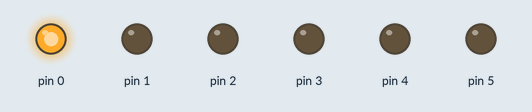
A sketch run on a simulated Arduino Uno, built with avr-gcc and run on an emulated ATmega328P. Parts: output pins drawn as LEDs (lit = HIGH).

Above: at 2.6 s.
At 5.0 s:
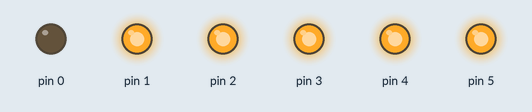
At 7.0 s:
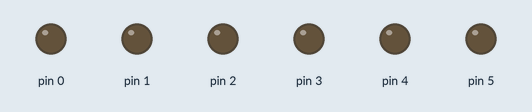
At 9.0 s:
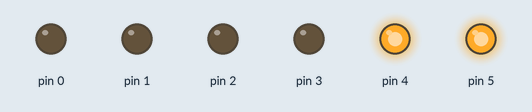
At 11.6 s:
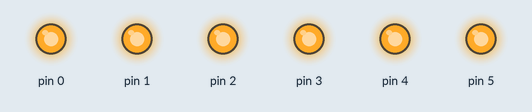
At 17.8 s:
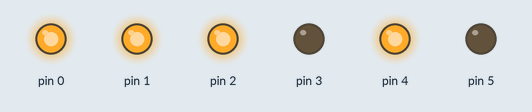
Timing chart, 0 to 18.2 s (numbered marks = the images above):
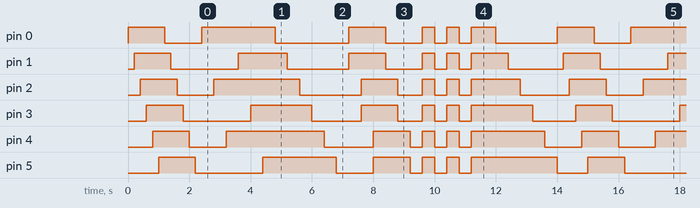

The sketch:

Spectacular_Vihelmo.ino
```cpp
void setup()
{
  pinMode(0, OUTPUT);
  pinMode(1, OUTPUT);
  pinMode(2, OUTPUT);
  pinMode(3, OUTPUT);
  pinMode(4, OUTPUT);
  pinMode(5, OUTPUT);
}

void loop()
{
  digitalWrite(0, HIGH);
  delay(200);
  digitalWrite(1, HIGH);
  delay(200);
  digitalWrite(2, HIGH);
  delay(200);
  digitalWrite(3, HIGH);
  delay(200);
  digitalWrite(4, HIGH);
  delay(200);
  digitalWrite(5, HIGH);
  delay(200);
  digitalWrite(0, LOW);
  delay(200);
  digitalWrite(1, LOW);
  delay(200);
  digitalWrite(2, LOW);
  delay(200);
  digitalWrite(3, LOW);
  delay(200);
  digitalWrite(4, LOW);
  delay(200);
  digitalWrite(5, LOW);
  delay(200);
  digitalWrite(0, HIGH);
  delay(400);
  digitalWrite(2, HIGH);
  delay(400);
  digitalWrite(4, HIGH);
  delay(400);
  digitalWrite(1, HIGH);
  delay(400);
  digitalWrite(3, HIGH);
  delay(400);
  digitalWrite(5, HIGH);
  delay(400);
  digitalWrite(0, LOW);
  delay(400);
  digitalWrite(1, LOW);
  delay(400);
  digitalWrite(2, LOW);
  delay(400);
  digitalWrite(3, LOW);
  delay(400);
  digitalWrite(4, LOW);
  delay(400);
  digitalWrite(5, LOW);
  delay(400);
  digitalWrite(0, HIGH); digitalWrite(1, HIGH);
  delay(400);
  digitalWrite(2, HIGH); digitalWrite(3, HIGH);
  delay(400);
  digitalWrite(4, HIGH); digitalWrite(5, HIGH);
  delay(400);
  digitalWrite(0, LOW); digitalWrite(1, LOW);
  delay(400);
  digitalWrite(2, LOW); digitalWrite(3, LOW);
  delay(400);
  digitalWrite(4, LOW); digitalWrite(5, LOW);
  delay(400);
  digitalWrite(0, HIGH); digitalWrite(1, HIGH);digitalWrite(2, HIGH);digitalWrite(3, HIGH);digitalWrite(4, HIGH);digitalWrite(5, HIGH);
  delay(400);
  digitalWrite(0, LOW); digitalWrite(1, LOW);digitalWrite(2, LOW);digitalWrite(3, LOW);digitalWrite(4, LOW);digitalWrite(5, LOW);
  delay(400);
  digitalWrite(0, HIGH); digitalWrite(1, HIGH);digitalWrite(2, HIGH);digitalWrite(3, HIGH);digitalWrite(4, HIGH);digitalWrite(5, HIGH);
  delay(400);
  digitalWrite(0, LOW); digitalWrite(1, LOW);digitalWrite(2, LOW);digitalWrite(3, LOW);digitalWrite(4, LOW);digitalWrite(5, LOW);
  delay(400);
  digitalWrite(0, HIGH); digitalWrite(1, HIGH);digitalWrite(2, HIGH);digitalWrite(3, HIGH);digitalWrite(4, HIGH);digitalWrite(5, HIGH);
  delay(800);
  digitalWrite(0, LOW);
  delay(400);
  digitalWrite(1, LOW);
  delay(400);
  digitalWrite(2, LOW);
  delay(400);
  digitalWrite(3, LOW);
  delay(400);
  digitalWrite(4, LOW);
  delay(400);
  digitalWrite(5, LOW);
}
```

Measured:
- by itself, pin 1: repeats every 14.0 s: LOW 2.2 s, HIGH 1.6 s, LOW 2.0 s, HIGH 1.2 s, LOW 1.2 s, 2 × (HIGH 0.40 s, LOW 0.40 s), HIGH 1.2 s, LOW 1.8 s, HIGH 1.2 s
- by itself, pin 0: repeats every 14.0 s: LOW 1.2 s, HIGH 2.4 s, LOW 2.4 s, HIGH 1.2 s, LOW 1.2 s, 2 × (HIGH 0.40 s, LOW 0.40 s), HIGH 0.80 s, LOW 2.0 s, HIGH 1.2 s
- by itself, everything shown: repeats every 14.0 s, in 41 steps
